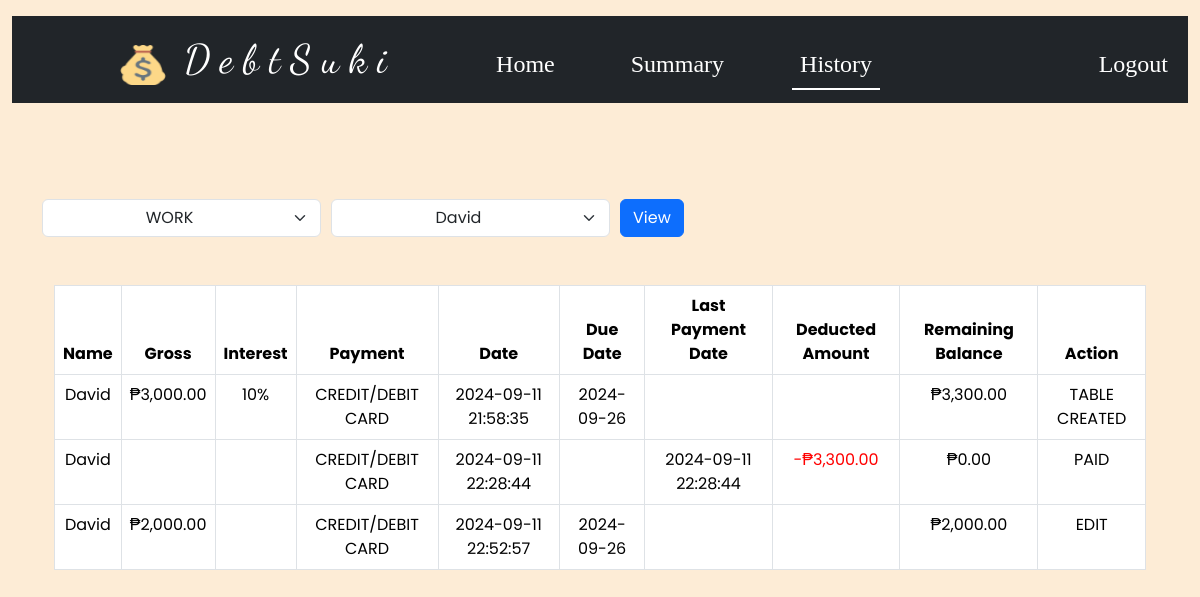
Page /history/85/David/WORK (signed in) on the committed database.
### tables this page shows
CREATE TABLE history (id INTEGER PRIMARY KEY AUTOINCREMENT NOT NULL, user_id INTEGER NOT NULL, table_name TEXT NOT NULL, name TEXT NOT NULL, gross REAL, interest REAL, payment TEXT, date DATETIME NOT NULL, due_date DATETIME NOT NULL, last_payment_date DATETIME, remaining_bal REAL NOT NULL, action TEXT NOT NULL, debtor_id INTEGER NOT NULL, amount_paid REAL);

### app.py (the view)
@app.route("/history/<debtor_id>/<name>/<table_name>", methods=["GET", "POST"])
@login_required
def history(debtor_id, name, table_name):
    if request.method == "POST":
        user_id = session["user_id"]
        tables = request.form.get("specific_table")
        debtors = request.form.get("names_list")
        table_summary_db = db.execute("SELECT * FROM table_summary WHERE user_id = ?", user_id)
        tablenames_summary_db = db.execute("SELECT table_name FROM table_summary WHERE user_id = ? GROUP BY table_name", user_id)
        tables_list = [all_tables["table_name"] for all_tables in tablenames_summary_db]
        names_list = [all_names["name"] for all_names in table_summary_db]
        list_selected_names = db.execute("SELECT name FROM table_summary WHERE user_id = ? AND table_name = ?", user_id, tables)
        debtor_id_db = db.execute("SELECT id FROM table_summary WHERE user_id = ? AND table_name = ? AND name = ?", user_id, tables, debtors)
        if debtor_id_db:
            debtor_id = debtor_id_db[0]["id"]
            history_db = db.execute("SELECT * FROM history WHERE user_id = ? AND table_name = ? AND debtor_id = ?", user_id, tables, debtor_id)
        if debtors in names_list and tables in tables_list:
            return render_template("historyView.html", table_names=tablenames_summary_db, selected_name=debtors, selected_table=tables, names=list_selected_names, tables=history_db, php=php, int=int)
        else:
            flash("Selection of table or debtor is invalid!")
            return redirect("/homepage")
    else:
        user_id = session["user_id"]
        table_summary_db = db.execute("SELECT * FROM table_summary WHERE user_id = ?", user_id)
        tablenames_summary_db = db.execute("SELECT table_name FROM table_summary WHERE user_id = ? GROUP BY table_name", user_id)
        tables_list = [all_tables["table_name"] for all_tables in tablenames_summary_db]
        names_list = [all_names["name"] for all_names in table_summary_db]
        selected_from_summary = False
        if table_summary_db:
            if tablenames_summary_db and name not in names_list and table_name not in tables_list:
                selected_from_summary = False
                return render_template("history.html", table=table_summary_db, table_names=tablenames_summary_db, from_summary=selected_from_summary)
            elif tablenames_summary_db and name in names_list and table_name in tables_list:
                selected_from_summary = True
                history_db = db.execute("SELECT * FROM history WHERE user_id = ? AND table_name = ? AND debtor_id = ?", user_id, table_name, debtor_id)
                list_selected_names = db.execute("SELECT name FROM table_summary WHERE user_id = ? AND table_name = ?", user_id, table_name)
                return render_template("history.html", table=table_summary_db, table_names=tablenames_summary_db, from_summary=selected_from_summary, selected_name=name, selected_table=table_name, names=list_selected_names, tables=history_db, php=php, int=int)
        else:
            return render_template("history.html")

### app.py (called while the page is built)
@app.after_request
def after_request(response):
    response.headers["Cache-Control"] = "no-cache, no-store, must-revalidate"
    response.headers["Expires"] = 0
    response.headers["Pragma"] = "no-cache"
    return response

### helpers.py (called while the page is built)
def login_required(f):
    @wraps(f)
    def decorated_function(*args, **kwargs):
        if session.get("user_id") is None:
            return redirect("/login")
        return f(*args, **kwargs)
    return decorated_function

def php(value):
    return f"₱{value:,.2f}"

### templates/history.html (shortened to what this page needs)
{% extends "layout.html" %}
{% block main %}
    {% if table %}
        {% if from_summary %}
            <form action="/history/<debtor_id>/<name>/<table_name>" method="post" class="d-flex" style="column-gap:10px;">
                <select id="specific_table" name="specific_table" class="form-select w-25 text-center" onchange="fetchItem()" required>
                    {% for table_name in table_names %}
                        <option value="{{ table_name.table_name }}" {% if table_name.table_name == selected_table %}selected{% endif %}>{{ table_name.table_name }}</option>
                    {% endfor %}
                </select>
                <select name="names_list" id="names_list" class="form-select w-25 text-center" required>
                    {% for name in names %}
                        <option value="{{ name.name }}" {% if name.name == selected_name %}selected{% endif %} style="text-transform:capitalize;">{{ name.name }}</option>
                    {% endfor %}
                </select>
                <button class="btn btn-primary" type="submit">View</button>
            </form>
            <div class="container mt-5 table-responsive">
                <table class="table table-bordered">
                    <thead>
                        <tr>
                            <th scope="col">Name</th>
                            <th scope="col">Gross</th>
                            <th scope="col">Interest</th>
                            <th scope="col">Payment</th>
                            <th scope="col">Date</th>
                            <th scope="col">Due Date</th>
                            <th scope="col">Last Payment Date</th>
                            <th scope="col">Deducted Amount</th>
                            <th scope="col">Remaining Balance</th>
                            <th scope="col">Action</th>
                        </tr>
                    </thead>
                    <tbody>
                        {% for table in tables %}
                            <tr>
                                <td>{{ table.name }}</td>
                                <td>{% if table.gross %}{{ php(table.gross) }}{% endif %}</td>
                                <td>{% if table.interest %}{{ int(table.interest )}}%{% endif %}</td>
                                <td>{% if table.payment %}{{ table.payment }}{% endif %}</td>
                                <td>{{ table.date }}</td>
                                <td>{{ table.due_date }}</td>
                                <td>{% if table.last_payment_date %}{{ table.last_payment_date }}{% endif %}</td>
                                <td style="color:red">{% if table.amount_paid %}-{{ php(table.amount_paid) }}{% endif %}</td>
                                <td>{{ php(table.remaining_bal) }}</td>
                                <td>{{ table.action }}</td>
                            </tr>
                        {% endfor %}
                    </tbody>
                </table>
            </div>
        {% endif %}
    {% endif %}
{% endblock %}

### static/styles.css (style rules this page uses)
body { background-color: rgb(253, 236, 214); position: relative; box-sizing: border-box; font-family: "Poppins", sans-serif; }

### rows in the picture
history: name "David", gross "₱3,000.00", interest "10", payment "CREDIT/DEBIT CARD", date "2024-09-11 21:58:35", due_date "2024-09-26", remaining_bal "₱3,300.00", action "TABLE CREATED"
history: name "David", payment "CREDIT/DEBIT CARD", date "2024-09-11 22:28:44", last_payment_date "2024-09-11 22:28:44", amount_paid "₱3,300.00", remaining_bal "₱0.00", action "PAID"
history: name "David", gross "₱2,000.00", payment "CREDIT/DEBIT CARD", date "2024-09-11 22:52:57", due_date "2024-09-26", remaining_bal "₱2,000.00", action "EDIT"

### other values in the picture
form field specific_table "WORK"
form field names_list "David"
